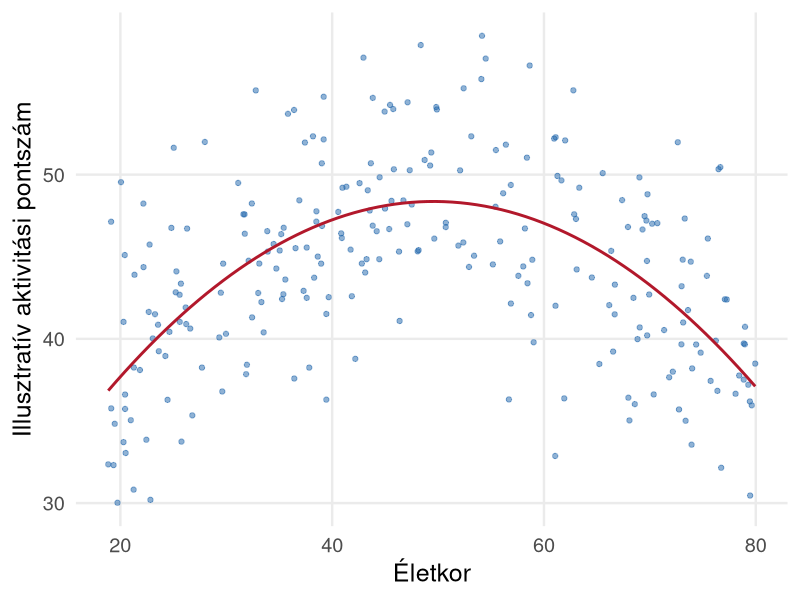
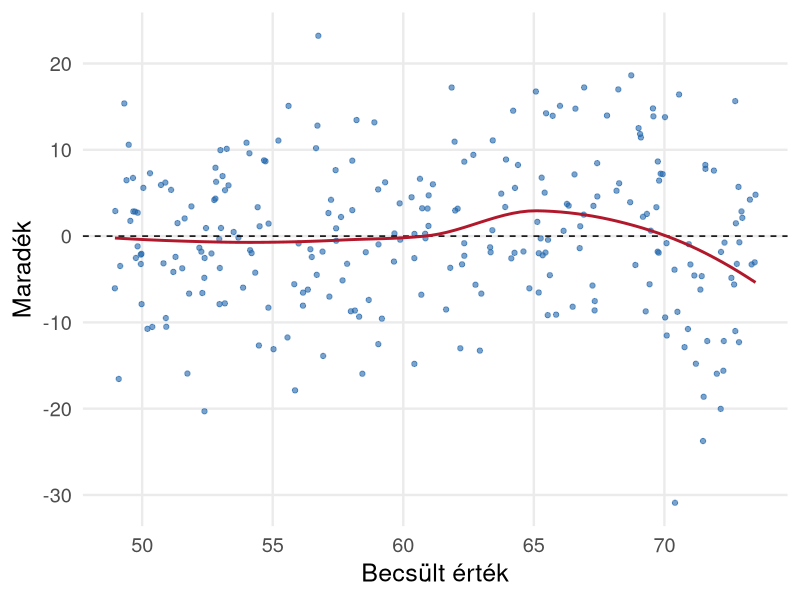
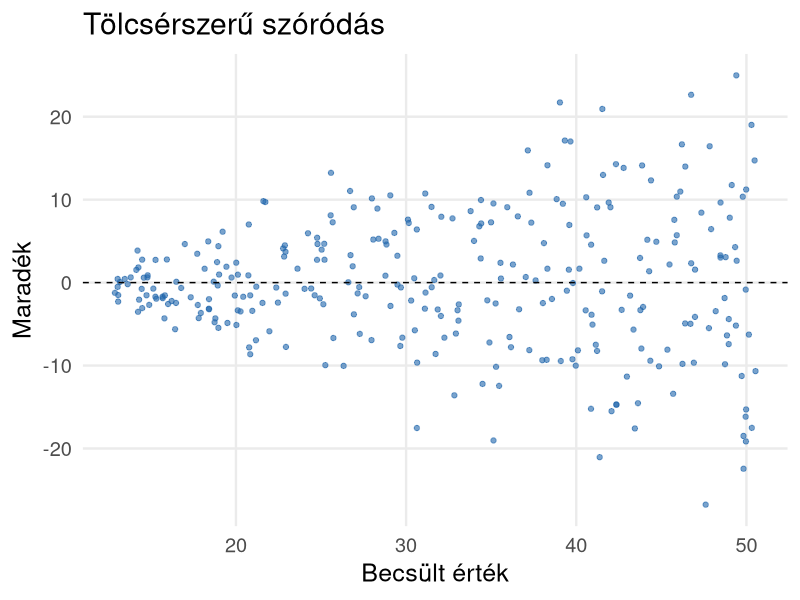
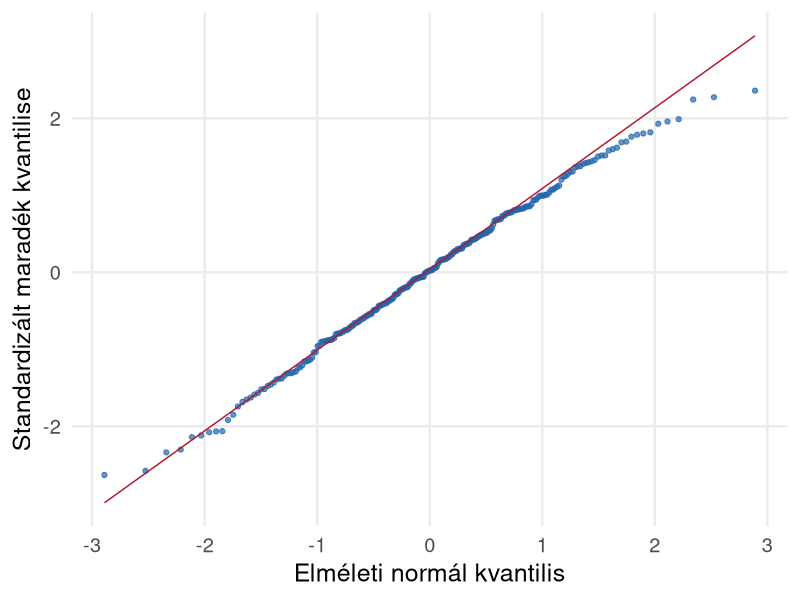
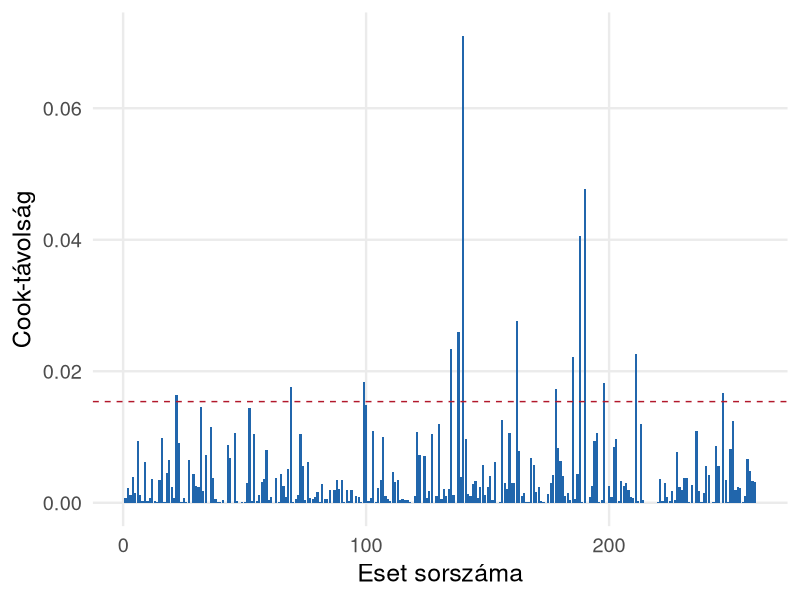
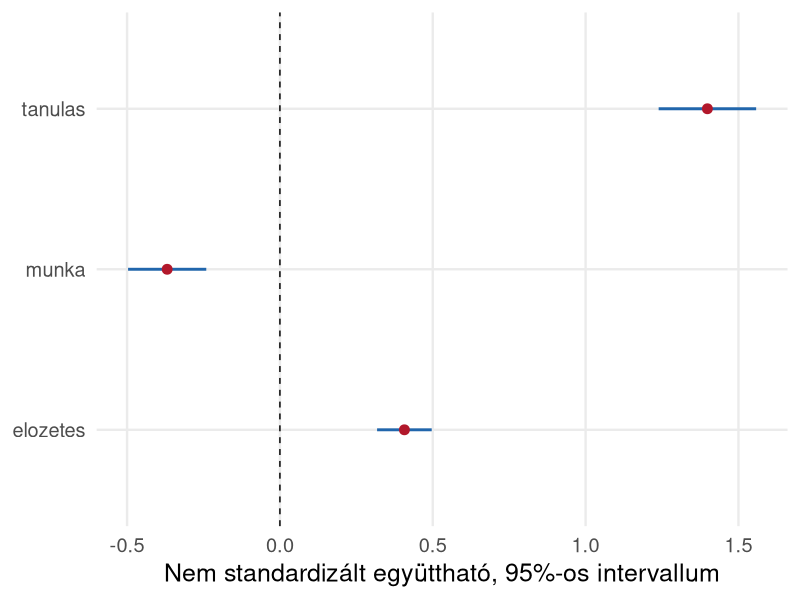

Generate these figures, in order, with R:
## ---- chunk 1
#| include: false
library(ggplot2)

set.seed(20261006)
theme_set(theme_minimal(base_size = 18) + theme(panel.grid.minor = element_blank()))
n <- 260
adat <- data.frame(tanulas=runif(n,2,20), elozetes=rnorm(n,60,10),
                   munka=runif(n,0,25), kor=runif(n,18,35),
                   kepzes=factor(sample(c("Nappali","Levelező","Esti"),n,TRUE),
                                 levels=c("Nappali","Levelező","Esti")))
adat$pont <- 20 + 1.6*adat$tanulas + .45*adat$elozetes - .22*adat$munka +
  ifelse(adat$kepzes=="Levelező",-3,ifelse(adat$kepzes=="Esti",2,0)) + rnorm(n,0,7)
m1 <- lm(pont~tanulas,data=adat)
m2 <- lm(pont~tanulas+elozetes+munka,data=adat)
mcat <- lm(pont~tanulas+elozetes+munka+kepzes,data=adat)
tabla <- function(m) {
  a <- as.data.frame(coef(summary(m)))
  ci <- confint(m)
  knitr::kable(data.frame(Tag=rownames(a), B=a[,1], SE=a[,2], t=a[,3],
                         p=a[,4], Also=ci[,1], Felso=ci[,2]),digits=3,row.names=FALSE)
}
adat$becsult <- fitted(m1)
adat$maradek <- resid(m1)
## ---- chunk 2
#| fig-width: 10
#| fig-height: 4.7
set.seed(71)
curve <- data.frame(kor=runif(250,18,80))
curve$aktivitas <- 20+1.1*curve$kor-.011*curve$kor^2+rnorm(250,0,5)
mq <- lm(aktivitas~kor+I(kor^2),data=curve)
ggplot(curve,aes(kor,aktivitas))+geom_point(alpha=.5,color="#2166ac")+
 geom_smooth(method="lm",formula=y~x+I(x^2),se=FALSE,color="#b2182b",linewidth=1)+
 labs(x="Életkor",y="Illusztratív aktivitási pontszám")
## ---- chunk 3
#| fig-width: 10
#| fig-height: 4.7
ggplot(adat,aes(becsult,maradek))+geom_point(alpha=.6,color="#2166ac")+
 geom_hline(yintercept=0,linetype="dashed")+
 geom_smooth(method="loess",se=FALSE,color="#b2182b")+
 labs(x="Becsült érték",y="Maradék")
## ---- chunk 4
#| fig-width: 10
#| fig-height: 4.7
set.seed(72)
het <- data.frame(x=runif(300,1,20))
het$y <- 10+2*het$x+rnorm(300,0,1+.6*het$x)
mh <- lm(y~x,data=het)
het$fit <- fitted(mh);het$e <- resid(mh)
ggplot(het,aes(fit,e))+geom_point(alpha=.6,color="#2166ac")+
 geom_hline(yintercept=0,linetype="dashed")+labs(x="Becsült érték",y="Maradék",title="Tölcsérszerű szóródás")
## ---- chunk 5
#| fig-width: 10
#| fig-height: 4.7
qq <- data.frame(e=rstandard(m2))
ggplot(qq,aes(sample=e))+stat_qq(color="#2166ac",alpha=.7)+
 stat_qq_line(color="#b2182b")+
 labs(x="Elméleti normál kvantilis",y="Standardizált maradék kvantilise")
## ---- chunk 6
#| fig-width: 10
#| fig-height: 4.7
diag <- data.frame(eset=seq_len(nrow(adat)),cook=cooks.distance(m2))
ggplot(diag,aes(eset,cook))+geom_col(fill="#2166ac")+
 geom_hline(yintercept=4/nrow(adat),linetype="dashed",color="#b2182b")+
 labs(x="Eset sorszáma",y="Cook-távolság")
## ---- chunk 7
#| fig-width: 10
#| fig-height: 4.6
co <- coef(m2)[-1]; ci <- confint(m2)[-1,,drop=FALSE]
ct <- data.frame(tag=names(co),b=unname(co),lo=ci[,1],hi=ci[,2])
ggplot(ct,aes(b,tag))+geom_vline(xintercept=0,linetype="dashed")+
 geom_segment(aes(x=lo,xend=hi,yend=tag),color="#2166ac",linewidth=1)+
 geom_point(color="#b2182b",size=3)+
 labs(x="Nem standardizált együttható, 95%-os intervallum",y=NULL)
## ---- chunk 8
#| results: asis
b <- coef(m2)["tanulas"]; ci <- confint(m2)["tanulas",]
cat(sprintf("A szimulált mintán (%d eset) az előzetes tudás és a munkaidő figyelembevétele mellett egy további heti tanulási órához %.2f ponttal magasabb becsült tesztpontszám társult (95%%-os CI: %.2f–%.2f). A modell R² értéke %.2f. Ez az eredmény feltételes kapcsolatot ír le, és önmagában nem igazolja a tanulási idő oksági hatását.",nobs(m2),b,ci[1],ci[2],summary(m2)$r.squared))
